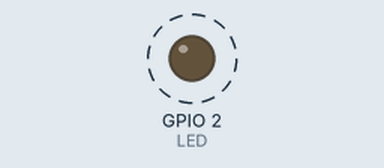
Recording of a program running on a simulated ESP32. Parts: output pins drawn as LEDs (lit = HIGH). Dashed ring = blinking. What the program prints to the serial monitor is not drawn.

Above: at 0.6 s.
Timing chart, 0 to 3.0 s (numbered marks = the images above):
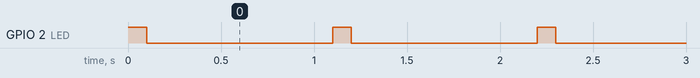

The program:

main.cpp
```cpp
/*****************************************************************
* Exemplo para demonstrar o uso de MUTEX para acesso a recursos
* e a inversão de priorirdade
* Por: Flavio Sanches
* Data: 01/2026
*****************************************************************/

#include <Arduino.h>
#include "freertos/FreeRTOS.h"
#include "freertos/task.h"
#include "freertos/queue.h"
#include "freertos/semphr.h"

#define LED 2

SemaphoreHandle_t mutex;

TaskHandle_t Task1Handle, Task2Handle;

void vTask1(void *pvParameters);

void vTask2(void *pvParameters);


void enviaInformacao(int i) {
    Serial.println("Enviando informacao da Task: "+String(i));

}

void setup() {
  Serial.begin(9600);
  pinMode(LED, OUTPUT);

  mutex = xSemaphoreCreateMutex();

  xTaskCreate(vTask1, "Task1", configMINIMAL_STACK_SIZE+1024, NULL, 1, &Task1Handle);
  xTaskCreate(vTask2, "Task2", configMINIMAL_STACK_SIZE+1024, NULL, 4, &Task2Handle);

}

void loop() {
  digitalWrite(LED, HIGH);
  vTaskDelay(pdMS_TO_TICKS(100));
  digitalWrite(LED, LOW);
  vTaskDelay(pdMS_TO_TICKS(1000));

}


void vTask1(void *pvParameters) {

  while(1) {
    xSemaphoreTake(mutex, portMAX_DELAY);
    enviaInformacao(1);
    delay(2000);
    xSemaphoreGive(mutex);
    vTaskDelay(10);
  }
}

void vTask2(void *pvParameters) {
  while(1) {
    xSemaphoreTake(mutex, portMAX_DELAY);
    enviaInformacao(2);
    delay(2000);
    xSemaphoreGive(mutex);
    vTaskDelay(10);
  }
}
```

Measured:
- by itself, GPIO 2 (LED): alternates HIGH for 0.10 s and LOW for 1.0 s
